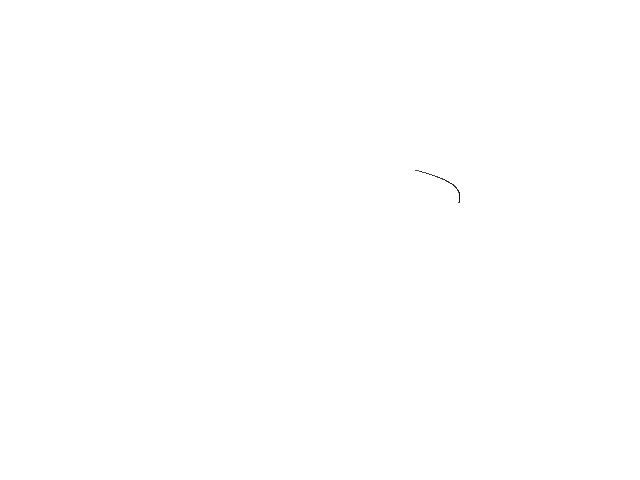
Frame 1 (no input)
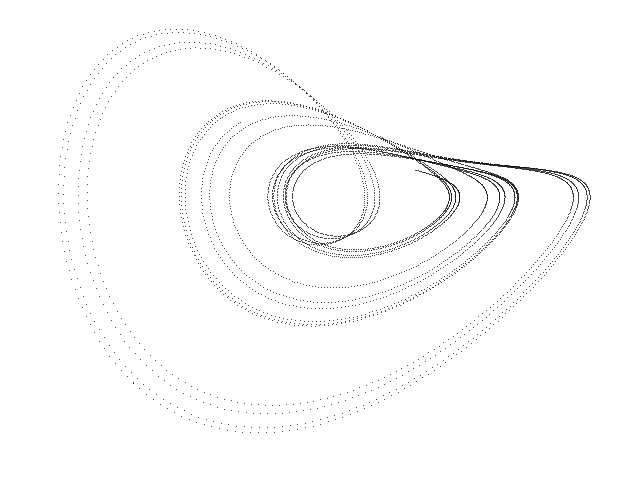
Frame 60 (the mouse pressed at the canvas centre just before this capture)
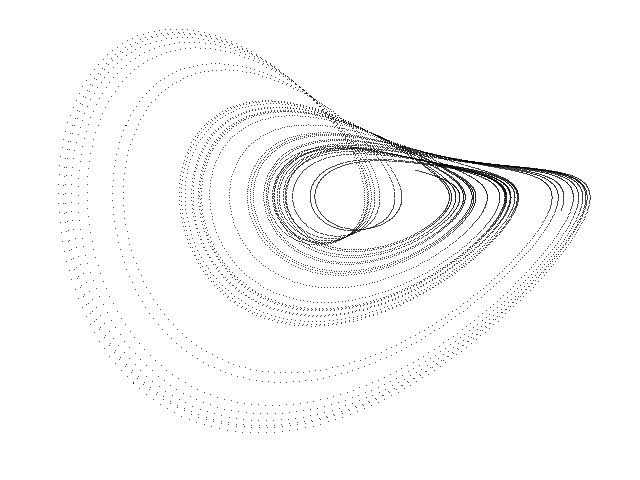
Frame 120 (the mouse held since frame 60 and released just before this capture)

The Processing sketch that drew these frames (run headless with seeded random() and noise(); from frame 60 on, the mouse is pressed at the canvas centre):

// Processing sketch: Sprott_Linz_R
// ── Sprott_Linz_R.pde
// Sprott-Linz R chaotic attractor //

  float x = 0.1;
  float y = 0.0;
  float z = 0.0;
  float dt = 0.02;
  float a = 0.9;
  float b = 0.4;


void setup() {
  
  size(640, 480);
  background(255);
  
}

void draw() {
  
  for (int i=0; i<100; i++) {
    
    float nx = x;
    float ny = y;
    float nz = z;
    
    x = nx + dt * (a - ny);
    y = ny + dt * (b + nz);
    z = nz + dt * (nx * ny - nz); 
    
    point(410 + (50 * x), 170 + (30 * y));
        
  }

}
